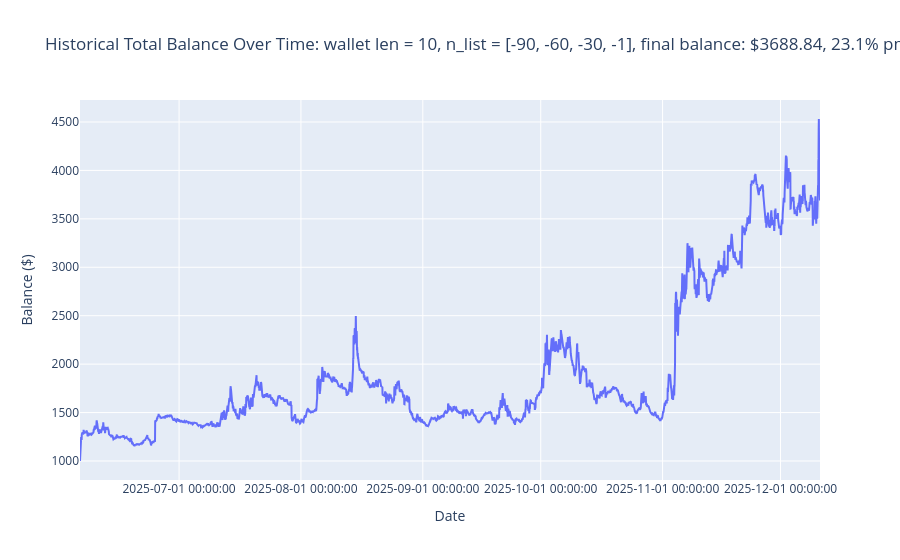

Here is the notebook cell this chart was saved with:
### Code cell
n_list = [-90, -60, -30, -1]
plot_momentum(merged_backtests_df, pct_change_merged_backtests_df, n_list)

### Figure 1 — Plotly figure (JSON) as saved in the notebook; plotly's stock layout.template omitted (floating-point values rounded to 4 significant figures; data arrays with more than 128 entries replaced by an {"elided": "..."} marker saying what was removed)
{"data": [{"mode": "lines", "name": "Total Balance", "type": "scatter", "x": {"elided": "4519 str values"}, "y": {"elided": "4519 float values"}}], "layout": {"hovermode": "x unified", "title": {"text": "Historical Total Balance Over Time: wallet len = 10, n_list = [-90, -60, -30, -1], final balance: $3688.84, 23.1% pm"}, "xaxis": {"tickformat": "%Y-%m-%d %H:%M:%S", "title": {"text": "Date"}}, "yaxis": {"title": {"text": "Balance ($)"}}}}
